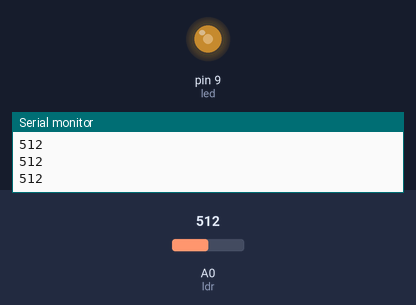
Bench run of a sketch on a simulated Arduino Uno, built with avr-gcc and run on an emulated ATmega328P. Shown: output pins drawn as LEDs (lit = HIGH), the last lines printed to the serial monitor. Inputs (shaded band) come from the test bench; at power-on: A0 (ldr) = 512.

Above: at 1.2 s.
1.3 s: A0 (ldr) set to 306
At 2.4 s:
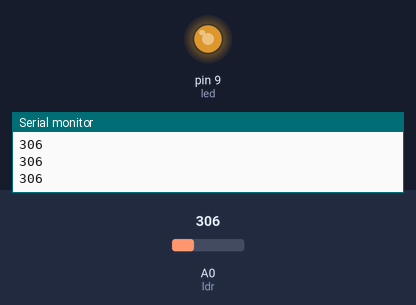
3.0 s: A0 (ldr) set to 122
At 3.6 s:
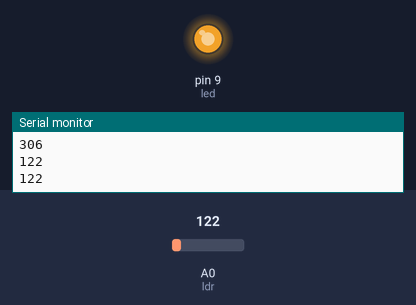
4.5 s: A0 (ldr) set to 900
At 4.8 s:
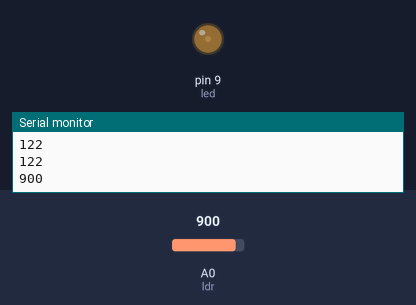
6.0 s: A0 (ldr) set to 1023
At 7.2 s:
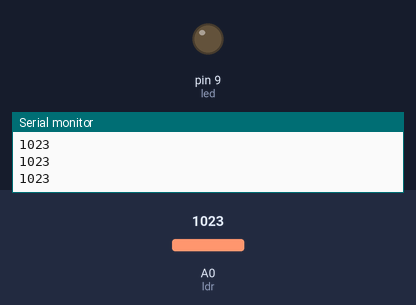
7.5 s: A0 (ldr) set to 511
At 8.4 s:
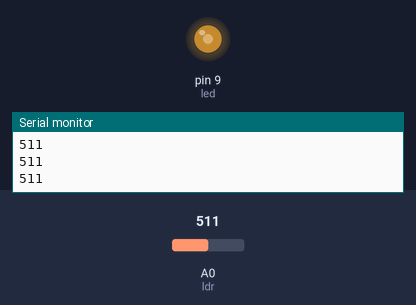
Timing chart, 0 to 10.0 s (numbered marks = the images above; inputs shaded):
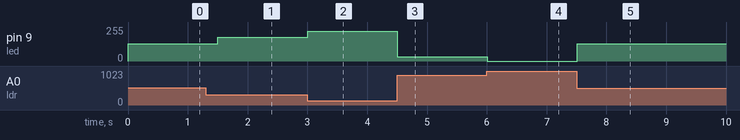

Measured:
- after the input at 1.3 s, pin 9 (led): 128/255 → 179/255 after 0.20 s
- after the input at 3.0 s, pin 9 (led): 179/255 → 225/255 at once
- after the input at 4.5 s, pin 9 (led): 225/255 → 31/255 at once
- after the input at 6.0 s, pin 9 (led): 31/255 → 0/255 at once
- after the input at 7.5 s, pin 9 (led): 0/255 → 128/255 at once

The sketch:

ldr_light_control.ino
```cpp
// Define the pins used
const int ldr = A0;   // Analog pin where the LDR is connected
const int led = 9;    // Digital PWM pin where the LED is connected

void setup() {
  pinMode(led, OUTPUT);     // Set the LED pin as output
  Serial.begin(9600);       // Start serial communication at 9600 bps
}

void loop() {
  int reading = analogRead(ldr); // Read the analog value from the LDR (0 to 1023)

  // Map the read value to invert the brightness: the brighter the light, the dimmer the LED
  // analogRead ranges from 0 (very dark) to 1023 (very bright)
  // analogWrite ranges from 0 (off) to 255 (maximum brightness)
  // Inverting: strong light => low LED value
  int brightness = map(reading, 0, 1023, 255, 0);

  analogWrite(led, brightness);       // Adjust the LED brightness according to ambient light
  Serial.println(reading);            // Print the LDR value to the serial monitor
  delay(300);                         // Wait 300 milliseconds before the next reading
}
```
